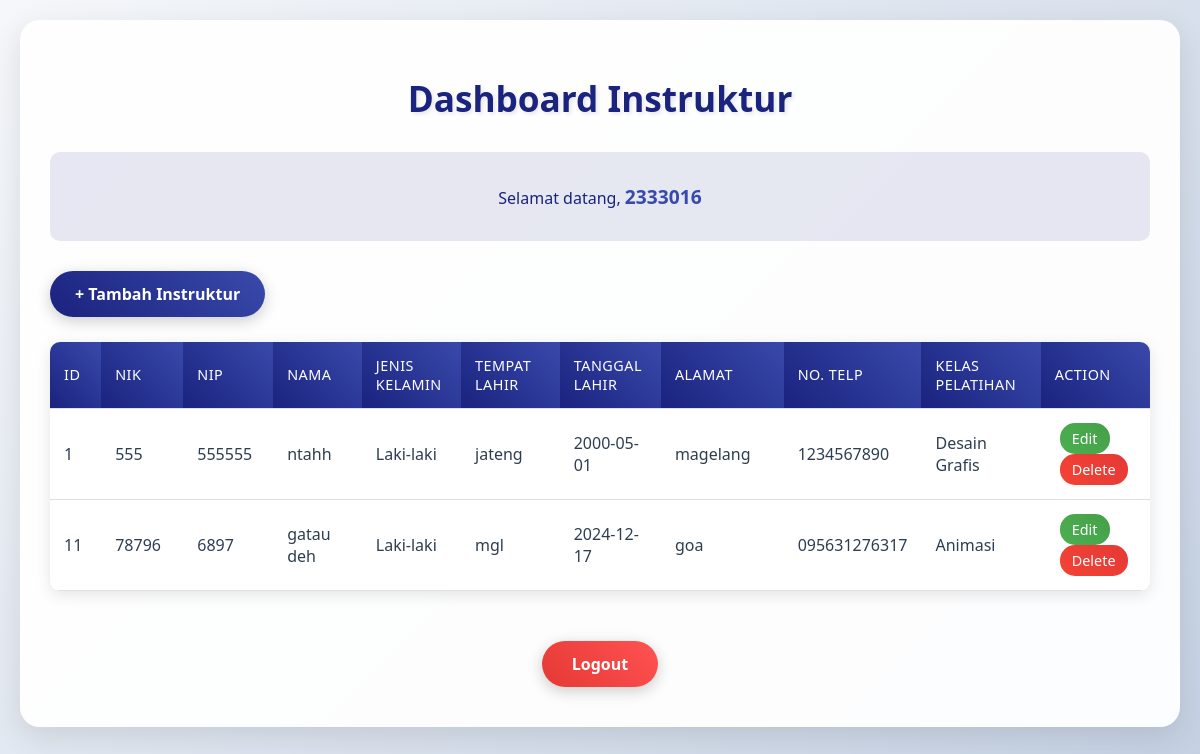
/dashboard.php (signed in), run on the app's committed database.
### tables this page shows
CREATE TABLE `instructors` (
  `id_instruktur` int(11) NOT NULL,
  `nik_instruktur` varchar(16) NOT NULL,
  `nip_instruktur` varchar(18) NOT NULL,
  `nama_instruktur` varchar(100) NOT NULL,
  `jenis_kelamin` enum('Laki-laki','Perempuan') NOT NULL,
  `tempat_lahir` varchar(50) NOT NULL,
  `tanggal_lahir` date NOT NULL,
  `alamat` text NOT NULL,
  `no_telp` varchar(15) NOT NULL,
  `kelas_pelatihan` enum('Pemrograman','Desain Grafis','Animasi') NOT NULL
);

### dashboard.php (the view, shortened to what this page needs)
<?php
require 'db.php';
$user = $_SESSION['user'];
$role = $user['role'];
$query = "SELECT * FROM instructors";
$result = $conn->query($query);
?>
<!DOCTYPE html>
<html lang="en">
<head>
</head>
<body>
    <div class="container">
        <h1>Dashboard Instruktur</h1>
        <div class="welcome">
            <p>Selamat datang, <strong><?= htmlspecialchars($user['username']); ?></strong></p>
        </div>
        <div class="btn-container">
            <a href="add_instructor.php" class="btn">+ Tambah Instruktur</a>
        </div>
        <table>
            <thead>
                <tr>
                    <th>ID</th>
                    <th>NIK</th>
                    <th>NIP</th>
                    <th>Nama</th>
                    <th>Jenis Kelamin</th>
                    <th>Tempat Lahir</th>
                    <th>Tanggal Lahir</th>
                    <th>Alamat</th>
                    <th>No. Telp</th>
                    <th>Kelas Pelatihan</th>
                    <?php if ($role == 'admin'): ?>
                        <th>Action</th>
                    <?php endif; ?>
                </tr>
            </thead>
            <tbody>
                <?php while ($row = $result->fetch_assoc()): ?>
                    <tr>
                        <td><?= htmlspecialchars($row['id_instruktur']); ?></td>
                        <td><?= htmlspecialchars($row['nik_instruktur']); ?></td>
                        <td><?= htmlspecialchars($row['nip_instruktur']); ?></td>
                        <td><?= htmlspecialchars($row['nama_instruktur']); ?></td>
                        <td><?= htmlspecialchars($row['jenis_kelamin']); ?></td>
                        <td><?= htmlspecialchars($row['tempat_lahir']); ?></td>
                        <td><?= htmlspecialchars($row['tanggal_lahir']); ?></td>
                        <td><?= htmlspecialchars($row['alamat']); ?></td>
                        <td><?= htmlspecialchars($row['no_telp']); ?></td>
                        <td><?= htmlspecialchars($row['kelas_pelatihan']); ?></td>
                        <?php if ($role == 'admin'): ?>
                            <td class="action-links">
                                <a href="edit_instructor.php?id=<?= $row['id_instruktur']; ?>" class="edit-link">Edit</a>
                                <a href="delete_instructor.php?id=<?= $row['id_instruktur']; ?>"
                                   onclick="return confirm('Yakin ingin menghapus?')"
                                   class="delete-link">Delete</a>
                            </td>
                        <?php endif; ?>
                    </tr>
                <?php endwhile; ?>
            </tbody>
        </table>
        <div class="center-button">
            <a href="logout.php" class="logout">Logout</a>
        </div>
    </div>
</body>
</html>

### data on the page
instructors: id_instruktur "1", nik_instruktur "555", nip_instruktur "555555", nama_instruktur "ntahh", jenis_kelamin "Laki-laki", tempat_lahir "jateng", tanggal_lahir "2000-05-01", alamat "magelang", no_telp "1234567890", kelas_pelatihan "Desain Grafis"
instructors: id_instruktur "11", nik_instruktur "78796", nip_instruktur "6897", nama_instruktur "gatau deh", jenis_kelamin "Laki-laki", tempat_lahir "mgl", tanggal_lahir "2024-12-17", alamat "goa", no_telp "095631276317", kelas_pelatihan "Animasi"

### other printed values
$user['username'] "2333016"
